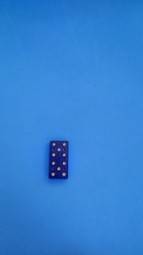
%> input picture praticas/projetoFinal_TuanyMariah/aquisicao/im (2).jpg, 143 x 255 px
$ octave teste.m   (GNU Octave 9; MATLAB toolbox functions it lacks are replaced by stand-ins)
%> lines starting %> are read from the running program, lines starting %| are printed output that depends on the picture
pkg load image

clc
clear all
close all


im = imread('C:\Users\Tuany Mariah\Desktop\aquisicaoDomino2\red\im (2).jpg');
%> im is the input picture: size 255x143x3 uint8; mean R, G, B 52.4, 130.1, 211.3
figure('NAME','imagem original'),imshow(im);


%HISTOGRAMA-DA-IMAGEM-ORIGINAL---------------------

 figure('Name','Histograma da fruta original')
 imhist(im);
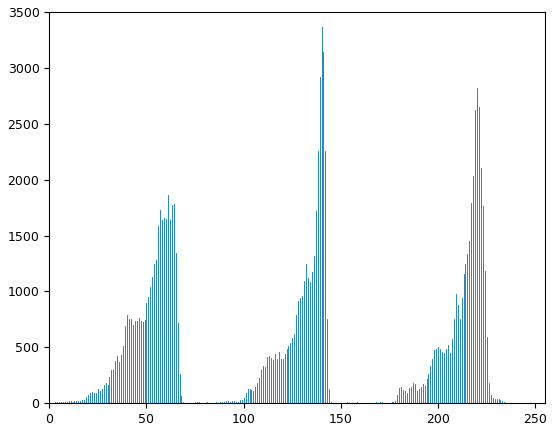
%> figure redrawn from the program's plot data; highest point at x = 140, y = 3363

%SEGMENTA敲O--------------------------------------

r = im(:,:,1);
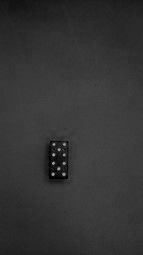
%> r: size 255x143 uint8; min 0, max 170, mean 52.4
b = im(:,:,3);
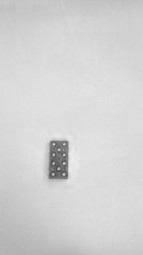
%> b: size 255x143 uint8; min 70, max 237, mean 211.3
im2 = b-r;
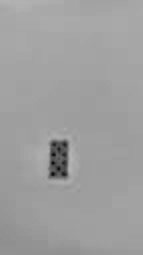
%> im2: size 255x143 uint8; min 10, max 182, mean 158.9

his = imhist(im2);
%> his = 256 values, max 4253 at index 159, min 0 at index 1, mean 142.4

%Pegando o segundo maior pico do histograma
pico2 = 0;
indicePico2 = 0; %indice do segundo maior pico encontrado
for i=2:256
   if(his(i)>pico2)
      pico2 = his(i);
      indicePico2 = i;
 end
end
%> this loop made 255 passes
%> pico2 on passes 10, 14, 31, 40, 42, 44, 59: 1, 2, 3, 4, 6, 7, 8
%> after the loop, indicePico2 = 159; pico2 = 4253

%Procurando o vale entre os dois picos do histograma
vale = max(his); %valor do maior pico
%> vale = 4253
indiceVale = 0;
for i=2:indicePico2
   if(his(i) < vale)
      vale = his(i);
      indiceVale = i;
  end
end
%> this loop made 158 passes
%> (vale, indiceVale) on pass 1: (0, 2)

%Limiariza a imagem a partir do indice do vale do histograma
bin = ~(im2>indiceVale); %o ' ~ ' inverte os valores binarios para fazer a multiplica莽茫o abaixo
%> bin: size 255x143 logical; every value is 0

semFundo = zeros(size(im,1),size(im,2),3, 'uint8');
semFundo = im.*bin; %para cada elemento(pixel) sera multiplicado o valor correspondente no binario (i,j) * 0 = 0 OU (i,j)*1 = (i,j)
%> semFundo: size 255x143x3 uint8; every value is 0

figure('NAME','Imagem Sem Fundo'),imshow(semFundo);


%BINARIZA敲O-------------------------------------------------

for i=1:size(semFundo,1)
  for j=1:size(semFundo,2)

  if(semFundo(i,j)>60)
      imBinaria(i,j) = 1;
     else
      imBinaria(i,j) = 0;
    end
  end
end
%> imBinaria: size 255x143 double; every value is 0

figure('NAME','Imagem Binaria');
imshow(imBinaria);


%ELEMENTO-ESTRUTURAL-PARA-DILAATA敲O-E-EROS肙----------------

matriz = [0,1,0;1,1,1;0,1,0];

%ABERTURA-1--------------------------------------------------

abertura1 = imopen (imBinaria, matriz);
figure('NAME','ABERTURA 1'),imshow(abertura1);

%PREENCHIMENTO--DE-BURACOS-----------------------------------

P1= imfill(abertura1,'holes');
figure('NAME','Preenchimento'),imshow(P1);

%erosao-1----------------------------------------------------

erosao = P1;

for i=2:size(P1,1)-1
 for j=2:size(P1,2)-1

      if(P1(i,j) == 1)

      im_erosao  = [P1(i-1,j-1),P1(i-1,j),P1(i-1,j+1);...
                    P1(i,j-1),P1(i,j),P1(i,j+1);...
                    P1(i+1,j-1),P1(i+1,j),P1(i+1,j+1)];

                  if((sum(sum(im_erosao==matriz)))!=5)

                  erosao(i,j)=0;
               end
            end
         end
      end

figure('NAME','Imagem Erodida 1');
imshow(erosao);

%ABERTURA--2-------------------------------------------------

abertura2 = imopen (erosao, matriz);
figure('NAME','ABERTURA 2'),imshow(abertura2);


%EROSAO--2---------------------------------------------------

erosao2 = abertura2;

for i=2:size(abertura2,1)-1
 for j=2:size(abertura2,2)-1

      if(abertura2(i,j) == 1)

      im_erosao2  = [abertura2(i-1,j-1),abertura2(i-1,j),abertura2(i-1,j+1);...
                    abertura2(i,j-1),abertura2(i,j),abertura2(i,j+1);...
                    abertura2(i+1,j-1),abertura2(i+1,j),abertura2(i+1,j+1)];

                  if((sum(sum(im_erosao2==matriz)))!=5)

                  erosao2(i,j)=0;
               end
            end
         end
      end

figure('NAME','Imagem Erodida 2');
imshow(erosao2)
%ABERTURA-3--------------------------------------------------

abertura3 = imopen (erosao2, matriz);
figure('NAME','ABERTURA 3'),imshow(abertura3);

%EROSAO--3---------------------------------------------------

erosao3 = abertura3;

for i=2:size(abertura3,1)-1
 for j=2:size(abertura3,2)-1

      if(abertura3(i,j) == 1)

      im_erosao3  = [abertura3(i-1,j-1),abertura3(i-1,j),abertura3(i-1,j+1);...
                    abertura3(i,j-1),abertura3(i,j),abertura3(i,j+1);...
                    abertura3(i+1,j-1),abertura3(i+1,j),abertura3(i+1,j+1)];

                  if((sum(sum(im_erosao3==matriz)))!=5)

                  erosao3(i,j)=0;
               end
            end
         end
      end

figure('NAME','Imagem Erodida 3');
imshow(erosao3)


%ABERTURA--4--------------------------------------------------

abertura4 = imopen (erosao3,matriz);
figure('NAME','ABERTURA 4'),imshow(abertura4);

%EROSAO--4----------------------------------------------------

erosao4 = abertura4;

for i=2:size(abertura4,1)-1
 for j=2:size(abertura4,2)-1

      if(abertura4(i,j) == 1)

      im_erosao4  = [abertura4(i-1,j-1),abertura4(i-1,j),abertura4(i-1,j+1);...
                    abertura4(i,j-1),abertura4(i,j),abertura4(i,j+1);...
                    abertura4(i+1,j-1),abertura4(i+1,j),abertura4(i+1,j+1)];

                  if((sum(sum(im_erosao4==matriz)))!=5)

                  erosao4(i,j)=0;
               end
            end
         end
      end

figure('NAME','Imagem Erodida 4');
imshow(erosao4)


%ABERTURA-5---------------------------------------------------

abertura5 = imopen (erosao3, matriz);
figure('NAME','ABERTURA 5'),imshow(abertura5)


%EROSAO--5----------------------------------------------------

erosao5 = abertura5;

for i=2:size(abertura5,1)-1
 for j=2:size(abertura5,2)-1

      if(abertura5(i,j) == 1)

      im_erosao5  = [abertura5(i-1,j-1),abertura5(i-1,j),abertura5(i-1,j+1);...
                    abertura5(i,j-1),abertura5(i,j),abertura5(i,j+1);...
                    abertura5(i+1,j-1),abertura5(i+1,j),abertura5(i+1,j+1)];

                  if((sum(sum(im_erosao5==matriz)))!=5)

                  erosao5(i,j)=0;
               end
            end
         end
      end

figure('NAME','Imagem Erodida 5');
imshow(erosao5)


%ABERTURA-6---------------------------------------------------

abertura6 = imopen (erosao5, matriz);
figure('NAME','ABERTURA 6'),imshow(abertura6)


%EROSAO--6----------------------------------------------------

erosao6 = abertura6;

for i=2:size(abertura6,1)-1
 for j=2:size(abertura6,2)-1

      if(abertura6(i,j) == 1)

      im_erosao6  = [abertura6(i-1,j-1),abertura6(i-1,j),abertura6(i-1,j+1);...
                    abertura6(i,j-1),abertura6(i,j),abertura6(i,j+1);...
                    abertura6(i+1,j-1),abertura6(i+1,j),abertura6(i+1,j+1)];

                  if((sum(sum(im_erosao6==matriz)))!=5)

                  erosao6(i,j)=0;
               end
            end
         end
      end

figure('NAME','Imagem Erodida 6');
imshow(erosao6)


%ABERTURA-7---------------------------------------------------

abertura7 = imopen (erosao6, matriz);
figure('NAME','ABERTURA 7'),imshow(abertura7)


%EROSAO--7----------------------------------------------------

erosao7 = abertura7;

for i=2:size(abertura7,1)-1
 for j=2:size(abertura7,2)-1

      if(abertura7(i,j) == 1)

      im_erosao7  = [abertura7(i-1,j-1),abertura7(i-1,j),abertura7(i-1,j+1);...
                    abertura7(i,j-1),abertura7(i,j),abertura7(i,j+1);...
                    abertura7(i+1,j-1),abertura7(i+1,j),abertura7(i+1,j+1)];

                  if((sum(sum(im_erosao7==matriz)))!=5)

                  erosao7(i,j)=0;
               end
            end
         end
      end

figure('NAME','Imagem Erodida 7');
imshow(erosao7)


%ABERTURA-8---------------------------------------------------

abertura8 = imopen (erosao7, matriz);
figure('NAME','ABERTURA 8'),imshow(abertura8)


%EROSAO---8---------------------------------------------------

erosao8 = abertura8;

for i=2:size(abertura8,1)-1
 for j=2:size(abertura8,2)-1

      if(abertura8(i,j) == 1)

      im_erosao8  = [abertura8(i-1,j-1),abertura8(i-1,j),abertura8(i-1,j+1);...
                    abertura8(i,j-1),abertura8(i,j),abertura8(i,j+1);...
                    abertura8(i+1,j-1),abertura8(i+1,j),abertura8(i+1,j+1)];

                  if((sum(sum(im_erosao8==matriz)))!=5)

                  erosao8(i,j)=0;
               end
            end
         end
      end

figure('NAME','Imagem Erodida 8');
imshow(erosao8)


%ABERTURA--9--------------------------------------------------

abertura9 = imopen (erosao8, matriz);
figure('NAME','ABERTURA 9'),imshow(abertura9)

%EROSAO--9----------------------------------------------------

erosao9 = abertura9;

for i=2:size(abertura9,1)-1
 for j=2:size(abertura9,2)-1

      if(abertura9(i,j) == 1)

      im_erosao9  = [abertura9(i-1,j-1),abertura9(i-1,j),abertura9(i-1,j+1);...
                    abertura9(i,j-1),abertura9(i,j),abertura9(i,j+1);...
                    abertura9(i+1,j-1),abertura9(i+1,j),abertura9(i+1,j+1)];

                  if((sum(sum(im_erosao9==matriz)))!=5)

                  erosao9(i,j)=0;
               end
            end
         end
      end

figure('NAME','Imagem Erodida 9');
imshow(erosao9)


%ABERTURA--10--------------------------------------------------

abertura10 = imopen (erosao9, matriz);
figure('NAME','ABERTURA 10'),imshow(abertura10)


%EROSAO--10----------------------------------------------------

erosao10 = abertura10;

for i=2:size(abertura10,1)-1
 for j=2:size(abertura10,2)-1

      if(abertura10(i,j) == 1)

     im_erosao10 = [abertura10(i-1,j-1),abertura10(i-1,j),abertura10(i-1,j+1);...
                    abertura10(i,j-1),abertura10(i,j),abertura10(i,j+1);...
                    abertura10(i+1,j-1),abertura10(i+1,j),abertura10(i+1,j+1)];

                  if((sum(sum(im_erosao10==matriz)))!=5)

                  erosao10(i,j)=0;
               end
            end
         end
      end

figure('NAME','Imagem Erodida 10');
imshow(erosao10)


%ABERTURA--11--------------------------------------------------

abertura11 = imopen (erosao10, matriz);
figure('NAME','ABERTURA 11'),imshow(abertura11)


%EROSAO--11----------------------------------------------------

erosao11 = abertura11;

for i=2:size(abertura11,1)-1
 for j=2:size(abertura11,2)-1

      if(abertura11(i,j) == 1)

     im_erosao11 = [abertura11(i-1,j-1),abertura11(i-1,j),abertura11(i-1,j+1);...
                    abertura11(i,j-1),abertura11(i,j),abertura11(i,j+1);...
                    abertura11(i+1,j-1),abertura11(i+1,j),abertura11(i+1,j+1)];

                  if((sum(sum(im_erosao11==matriz)))!=5)

                  erosao11(i,j)=0;
               end
            end
         end
      end

figure('NAME','Imagem Erodida 11');
imshow(erosao11)


%ABERTURA--12--------------------------------------------------

abertura12 = imopen (erosao11, matriz);
figure('NAME','ABERTURA 12'),imshow(abertura12)


%EROSAO--12----------------------------------------------------

erosao12 = abertura12;

for i=2:size(abertura12,1)-1
 for j=2:size(abertura12,2)-1

      if(abertura12(i,j) == 1)

     im_erosao12 = [abertura12(i-1,j-1),abertura12(i-1,j),abertura12(i-1,j+1);...
                    abertura12(i,j-1),abertura12(i,j),abertura12(i,j+1);...
                    abertura12(i+1,j-1),abertura12(i+1,j),abertura12(i+1,j+1)];

                  if((sum(sum(im_erosao12==matriz)))!=5)

                  erosao12(i,j)=0;
               end
            end
         end
      end

figure('NAME','Imagem Erodida 12');
imshow(erosao12)


%ABERTURA--13--------------------------------------------------

abertura13 = imopen (erosao12, matriz);
figure('NAME','ABERTURA 13'),imshow(abertura13)


%ROTULA茿O-----------------------------------------------------

[L, NUM] = bwlabel(abertura13);
%> NUM = 0

figure('NAME','Imagem Rotulada');
imshow(L,[]);
colormap(jet), colorbar;
%DESCRITOR-DE-COR----------------------------------------------

$ run again, with praticas/projetoFinal_TuanyMariah/aquisicao/im (11).jpg copied over praticas/projetoFinal_TuanyMariah/aquisicao/im (2).jpg
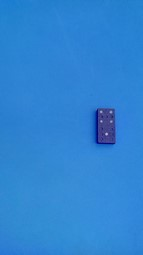
%> input picture praticas/projetoFinal_TuanyMariah/aquisicao/im (11).jpg, 143 x 255 px
%> im is the input picture: size 255x143x3 uint8; mean R, G, B 47, 132.2, 210.5
%> `b = im(:,:,3);`:
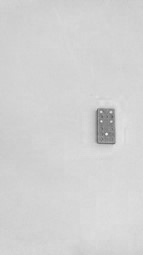
%> b: size 255x143 uint8; min 93, max 241, mean 210.5
%> `im2 = b-r;`:
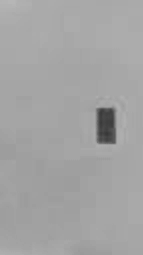
%> im2: size 255x143 uint8; min 55, max 182, mean 163.5
%> his = 256 values, max 4829 at index 167, min 0 at index 1, mean 142.4
%> the loop `for i=2:256` made 255 passes
%> pico2 on passes 55, 57, 60: 1, 4, 6
%> after the loop `for i=2:256`: indicePico2 = 167; pico2 = 4829
%> the loop `for i=2:indicePico2` made 166 passes
%> (vale, indiceVale) on pass 1: (0, 2)
%> bin: size 255x143 logical; every value is 0
%> semFundo: size 255x143x3 uint8; every value is 0
%> NUM = 0
